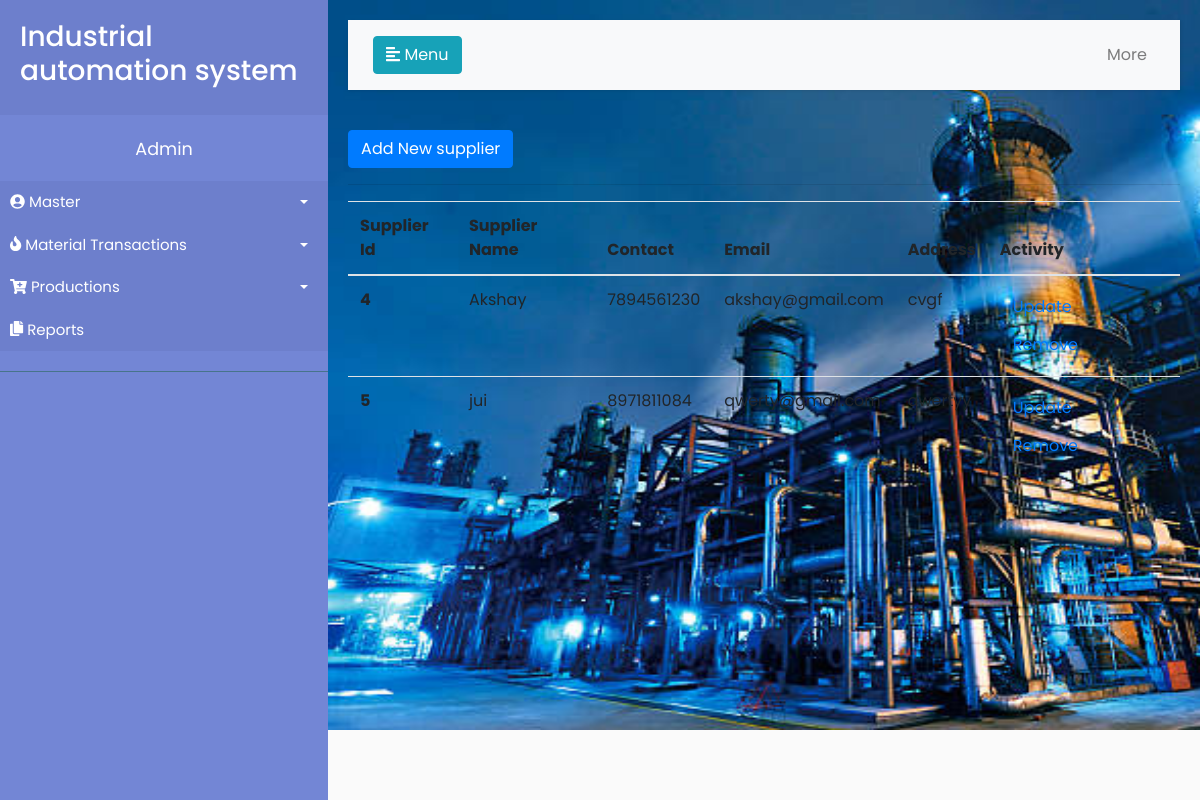
/supplier/ (signed in), run on the app's committed database.
### master/models.py (models this page shows, shortened)
class Supplier(models.Model):
	name = models.CharField(max_length=50)
	contact = models.PositiveIntegerField(max_length=10)
	email_id = models.EmailField(max_length=254, blank=True)
	address = models.TextField()
	created_date = models.DateTimeField(default=timezone.now)

### master/views.py (the view)
# urls.py: path('supplier/',views.supplier,name='supplier'),
@login_required
def supplier(request):
	supp = Supplier.objects.all()
	return render(request, 'master/supplier.html', {'supp': supp})

### master/templates/master/supplier.html
{% extends 'base.html' %}
{% block content %}
<a class="btn btn-primary" href="{% url 'newsupplier' %}" role="button">Add New supplier</a> <hr/>
<table class="table">
  <thead>
    <tr>
      <th scope="col">Supplier Id</th>
      <th scope="col">Supplier Name</th>
      <th scope="col">Contact</th>
      <th scope="col">Email</th>
      <th scope="col">Address</th>
      <th scope="col">Activity </th>
    </tr>
  </thead>
  <tbody>
{% for detail in supp %}
    <tr>
      <th scope="row"> {{ detail.id }}</th>
      <td>{{ detail.name }}</td>
      <td>{{ detail.contact }}</td>
      <td>{{ detail.email_id }}</td>
      <td>{{ detail.address }}</td>
      <td><a class="btn btn-link" href="{% url 'editsupplier' detail.id %}"> Update </a>
      <a class="btn btn-link confirm-delete"  href="{% url 'deletesupplier' pk=detail.pk %}"> Remove </a>  </td>
    </tr>
    {% endfor %}
  </tbody>
</table>
{% endblock %}

### master/static/css/style.css (style rules this page uses)
body { font-family: 'Poppins', sans-serif; background: #fafafa; }
a, a:hover, a:focus { color: inherit; text-decoration: none; transition: all 0.3s; }

### data on the page
Supplier: id "4", name "Akshay", contact "7894561230", email_id "akshay@gmail.com", address "cvgf"
Supplier: id "5", name "jui", contact "8971811084", email_id "qwerty@gmail.com", address "qwertyy"
